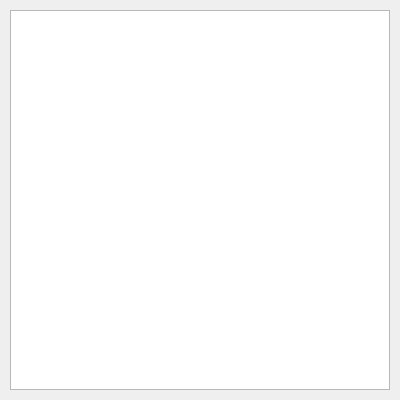
<?xml version="1.0" encoding="UTF-8"?>
<ui version="4.0">
 <class>FilesListDialog</class>
 <widget class="QDialog" name="FilesListDialog">
  <property name="geometry">
   <rect>
    <x>0</x>
    <y>0</y>
    <width>400</width>
    <height>400</height>
   </rect>
  </property>
  <property name="font">
   <font>
    <family>Century Gothic</family>
    <pointsize>11</pointsize>
   </font>
  </property>
  <property name="windowTitle">
   <string>Files List</string>
  </property>
  <property name="windowIcon">
   <iconset>
    <normaloff>:/res/favicon.ico</normaloff>:/res/favicon.ico</iconset>
  </property>
  <widget class="QListWidget" name="list_widget">
   <property name="geometry">
    <rect>
     <x>10</x>
     <y>10</y>
     <width>380</width>
     <height>380</height>
    </rect>
   </property>
   <property name="font">
    <font>
     <pointsize>9</pointsize>
    </font>
   </property>
  </widget>
 </widget>
 <resources/>
 <connections/>
</ui>
